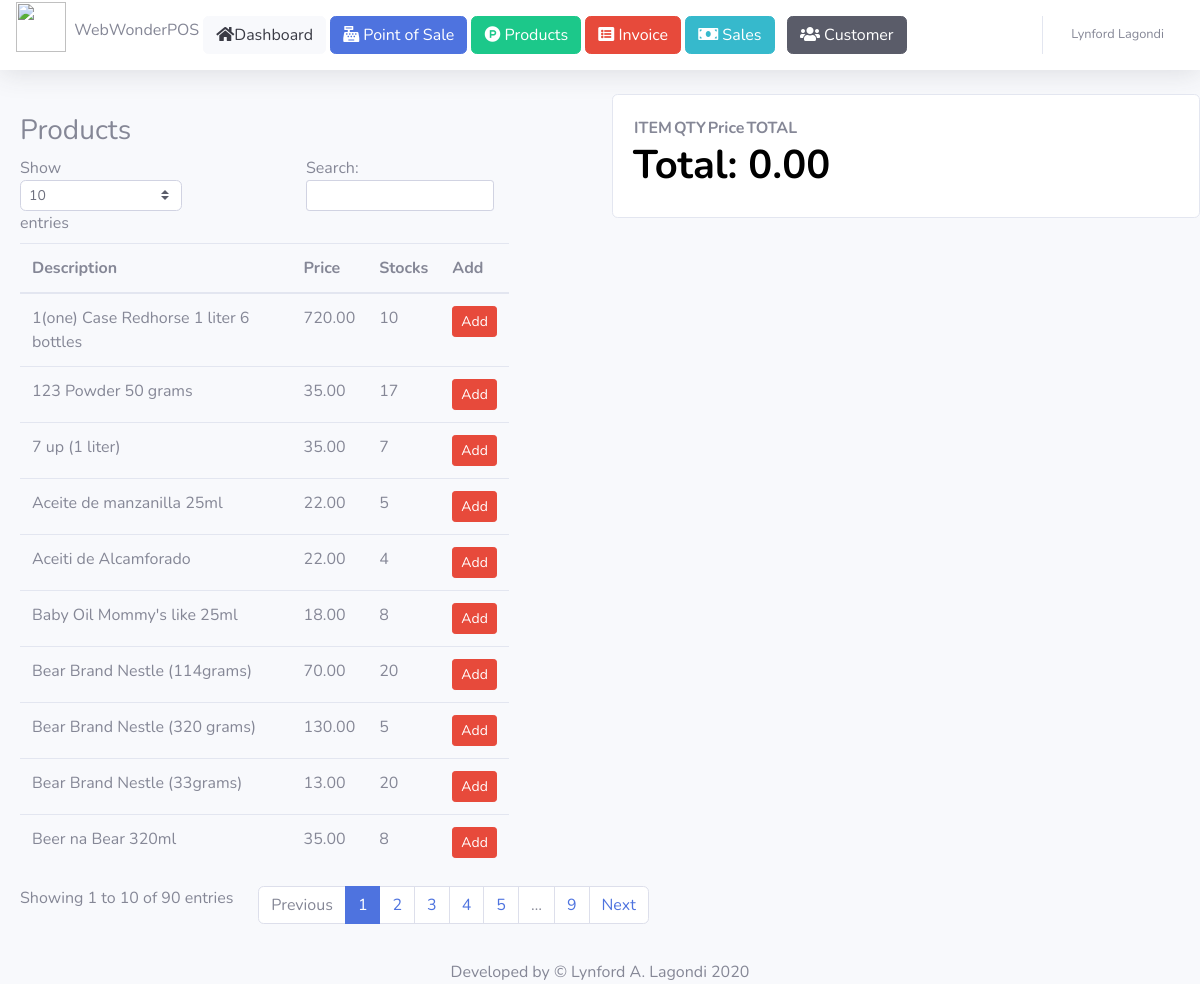
Screenshot of /point_of_sale.php (signed in) with the database file from the repository.
### tables this page shows
CREATE TABLE `products` (
  `id` int(10) NOT NULL,
  `code` varchar(50) NOT NULL,
  `product_description` text NOT NULL,
  `cost` double(10,2) NOT NULL,
  `price` double(10,2) NOT NULL,
  `total_cost` double(10,2) NOT NULL,
  `stocks` int(11) NOT NULL
);

### includes/DbFunctions.php (called while the page is built, shortened)
<?php
    class DbFunctions{
        private $conn;
        public function __construct(){
            require_once 'DbConfig.php';
            $database = new DbConfig();
            $this->conn = $database->DB_CONNECT();
        }
        public function get_all_products(){
            $SQL = "SELECT * FROM products";
            $stmt = $this->conn->prepare($SQL);
            $stmt->execute();
            $result = $stmt->fetchAll();
            return $result;
        }
        public function get_all_cart(){
            $SQL = "SELECT * FROM cart";
            $stmt = $this->conn->prepare($SQL);
            $stmt->execute();
            $result = $stmt->fetchAll();
            return $result;
        }
    }
?>

### includes/DbConfig.php (called while the page is built, shortened)
<?php
    class DbConfig {
        public function DB_CONNECT(){
            return $this->conn = new PDO("mysql:host=localhost;dbname=harmel","root","norsuadmin18");
        }
    }
?>

### point_of_sale.php (the view, shortened to what this page needs)
<?php
   require_once 'includes/DbFunctions.php';
  $database = new DbFunctions();
  $prod_list = $database->get_all_products();
  $cart_list = $database->get_all_cart();
?>
<!DOCTYPE html>
<html lang="en">
<head>
  <link href="vendor/fontawesome-free/css/all.min.css" rel="stylesheet" type="text/css">
  <link href="css/sb-admin-2.min.css" rel="stylesheet">
</head>
<body id="page-top">
  <div id="wrapper">
    <div id="content-wrapper" class="d-flex flex-column">
      <div id="content">
        <?php require_once 'topbar.php'; ?>
        <div class="row">
  <div class="col-sm-6">
      <div class="card-body">
        <h1 class="h3 mb-2 text-gray-1000">Products</h1>
          <table  class="table table-responsive" id="dataTable">
            <thead>
              <tr>
                <th>Description</th>
                <th>Price</th>
                <th>Stocks</th>
                <th>Add</th>
              </tr>
            </thead>
              <tbody>
                <?php foreach($prod_list as $products): ?>
                  <tr>
                    <td><?php echo $products['product_description'] ?></td>
                    <td><?php echo $products['price'] ?></td>
                    <td><?php echo $products["stocks"]  ?></td>
                    <td>
                       <a  class="btn btn-danger btn-sm" href="add_items.php?id=<?php echo $products["id"]; ?>">Add
                    </td>
                  </tr>
              <?php endforeach; ?>
              </tbody>
          </table>
    </div>
  </div>
  <div class="col-sm-6">
    <div class="card">
      <div class="card-body">
      <table>
                 <thead>
                    <tr>
                      <th>ITEM</th>
                      <th>QTY</th>
                      <th>Price</th>
                      <th>TOTAL</th>
                    </tr>
                  </thead>
              </table>
               <?php if(count($cart_list)>0): ?>
              <h1 style="color: #000"><strong>Total: <?php echo $database->get_total_in_cart();  ?></strong></h1>
                <!--
                  Payment Area
                -->
                <!---------------
                  PHP Method
                -->
               <?php
                  $err_logs = "";
                  if (isset($_POST["tender"])) {
                    echo '
                            <script>
                              setTimeout(function(){
                                window.location="sales_page_cart.php";
                              },500)
                            </script>
                          ';
                  }
                ?>
              <form method="post">
                <button class="form-control btn btn-success" name="tender">Tender</button>
              </form>
            <?php else: ?>
                <h1 style="color: #000"><strong>Total: 0.00</strong></h1>
            <?php endif ?>
      </div>
    </div>
  </div>
</div>
      </div>
      <?php require 'footer.php'; ?>
    </div>
  </div>
</body>
</html>

### rows the page displays
products: product_description "1(one) Case Redhorse 1 liter 6 bottles", price "720.00", stocks "10"
products: product_description "Bear Brand Nestle (114grams)", price "70.00", stocks "20"
products: product_description "Bear Brand Nestle (320 grams)", price "130.00", stocks "5"
products: product_description "Bear Brand Nestle (33grams)", price "13.00", stocks "20"
products: product_description "Beer na Bear 320ml", price "35.00", stocks "8"
products: product_description "7 up (1 liter)", price "35.00", stocks "7"
products: product_description "Aceiti de Alcamforado", price "22.00", stocks "4"
products: product_description "Baby Oil Mommy's like 25ml", price "18.00", stocks "8"
products: product_description "Aceite de manzanilla 25ml", price "22.00", stocks "5"
products: product_description "123 Powder 50 grams", price "35.00", stocks "17"

### other values shown
$fullname "Lynford Lagondi"
